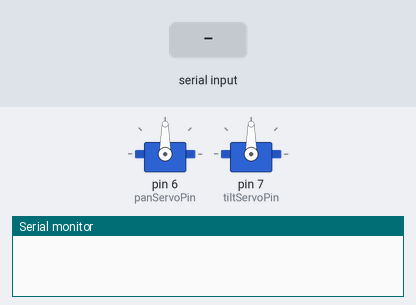
Simulated run of this sketch. Board: Arduino Uno, built with avr-gcc and run on an emulated ATmega328P. Shown: 2 × servo, the last lines printed to the serial monitor. The inputs (shaded band) are chosen by the test bench.

Above: at 1.2 s.
1.3 s: "$GPGGA\n" received over Serial
At 2.1 s:
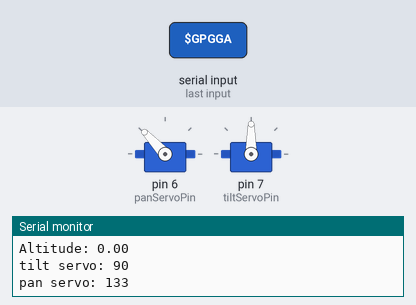
Timing chart, 0 to 4.3 s (numbered marks = the images above; inputs shaded):
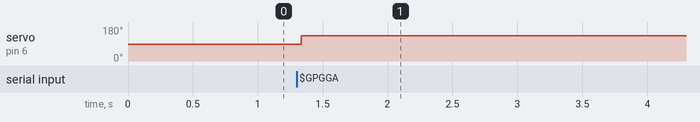

The sketch:

antennaTrackerGPS.ino
```cpp
#include <Servo.h>
#include <math.h>

#define PI 3.14159265358979323846
#define EARTH_RADIUS 6371000  // Earth's radius in meters

Servo panServo;
Servo tiltServo;

const int rssiPin = A1;
const int panServoPin = 6; // azimuth servo
const int tiltServoPin = 7; // elevation servo

float refLat = -7.9502284;   // Latitude in degrees
float refLon = 112.6131036;    // Longitude in degrees
float refAlt = 510;

float targetLat, targetLon, targetAlt; // GPS Data global variable

void setup() {
  Serial.begin(9600);  // Start serial communication at 9600 baud
  panServo.attach(panServoPin);
  tiltServo.attach(tiltServoPin);
}

void loop() {
  if (Serial.available()) {
    String nmeaSentence = Serial.readStringUntil('\n');
    //Serial.println(nmeaSentence);  // Print raw NMEA sentence for debugging

    if (nmeaSentence.startsWith("$GPGGA")) {
      parseNMEA(nmeaSentence);
    }

    float azimuth = calculateAzimuth(refLat, refLon, targetLat, targetLon);
    float elevation = calculateElevation(refLat, refLon, refAlt, targetLat, targetLon, targetAlt);

    // Map the angles to servo positions (0-180 degrees)
    int panServoPos = map(azimuth, 0, 360, 0, 180);
    int tiltServoPos = map(elevation, -90, 90, 0, 180);

    Serial.print("tilt servo: "); Serial.println(tiltServoPos, DEC);
    Serial.print("pan servo: "); Serial.println(panServoPos, DEC);

    // Set servo positions
    panServo.write(panServoPos);
    tiltServo.write(tiltServoPos);
  }
}

void parseNMEA(String sentence) {
  String parts[15];
  int partIndex = 0;
  int startIndex = 0;

  // Split the sentence into parts by comma
  for (int i = 0; i < sentence.length(); i++) {
    if (sentence.charAt(i) == ',') {
      parts[partIndex] = sentence.substring(startIndex, i);
      startIndex = i + 1;
      partIndex++;
    }
  }
  parts[partIndex] = sentence.substring(startIndex);  // Last part

  // Parse latitude and longitude
  float targetLat = convertToDecimal(parts[2].toFloat(), parts[3].charAt(0));
  float targetLon = convertToDecimal(parts[4].toFloat(), parts[5].charAt(0));
  float targetAlt = parts[9].toFloat();

   //For Debugging
   Serial.print("Latitude: "); Serial.println(targetLat, 6);
   Serial.print("Longitude: "); Serial.println(targetLon, 6);
   Serial.print("Altitude: "); Serial.println(targetAlt, 2);
}

float convertToDecimal(float coordinate, char hemisphere) {
  int coordinateDegrees = int(coordinate / 100);
  float coordinateMinutes = coordinate - coordinateDegrees * 100;
  float coordinateDecimal = coordinateDegrees + coordinateMinutes / 60.0;

  if (hemisphere == 'S' || hemisphere == 'W') {
    coordinateDecimal = -coordinateDecimal;
  }

  return coordinateDecimal;
}

float calculateAzimuth(float lat1, float lon1, float lat2, float lon2) {
  // Convert degrees to radians
  lat1 = radians(lat1);
  lon1 = radians(lon1);
  lat2 = radians(lat2);
  lon2 = radians(lon2);

  float dLon = lon2 - lon1;
  float x = sin(dLon) * cos(lat2);
  float y = cos(lat1) * sin(lat2) - sin(lat1) * cos(lat2) * cos(dLon);

  float initial_bearing = atan2(x, y);
  initial_bearing = degrees(initial_bearing);
  if (initial_bearing < 0) {
    initial_bearing += 360;
  }
  return initial_bearing;
}

float calculateElevation(float lat1, float lon1, float alt1, float lat2, float lon2, float alt2) {
  float horizontalDistance = calculateDistance(lat1, lon1, lat2, lon2);
  float verticalDistance = alt2 - alt1;
  return degrees(atan2(verticalDistance, horizontalDistance));
}

float calculateDistance(float lat1, float lon1, float lat2, float lon2) {
  lat1 = radians(lat1);
  lon1 = radians(lon1);
  lat2 = radians(lat2);
  lon2 = radians(lon2);

  float dLat = lat2 - lat1;
  float dLon = lon2 - lon1;
  float a = sin(dLat / 2) * sin(dLat / 2) +
            cos(lat1) * cos(lat2) * sin(dLon / 2) * sin(dLon / 2);
  float c = 2 * atan2(sqrt(a), sqrt(1 - a));
  float distance = EARTH_RADIUS * c;
  return distance;
}
```

Measured:
- after the input at 1.3 s, servo on pin 6 (panServoPin): 90° → 133° at once
